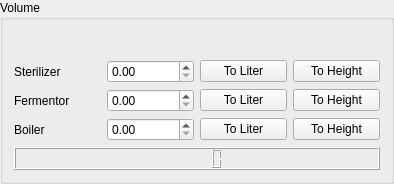
<?xml version="1.0" encoding="UTF-8"?>
<ui version="4.0">
 <class>DruidVolume</class>
 <widget class="QGroupBox" name="DruidVolume">
  <property name="geometry">
   <rect>
    <x>0</x>
    <y>0</y>
    <width>394</width>
    <height>182</height>
   </rect>
  </property>
  <property name="windowTitle">
   <string>GroupBox</string>
  </property>
  <property name="title">
   <string>Volume</string>
  </property>
  <layout class="QGridLayout" name="gridLayout">
   <property name="topMargin">
    <number>40</number>
   </property>
   <item row="2" column="0">
    <widget class="QLabel" name="label_3">
     <property name="text">
      <string>Fermentor</string>
     </property>
    </widget>
   </item>
   <item row="2" column="1">
    <widget class="QDoubleSpinBox" name="_value_fermentor"/>
   </item>
   <item row="2" column="2">
    <widget class="QPushButton" name="_fermentor_to_volume">
     <property name="text">
      <string>To Liter</string>
     </property>
    </widget>
   </item>
   <item row="3" column="0">
    <widget class="QLabel" name="label_4">
     <property name="text">
      <string>Boiler</string>
     </property>
    </widget>
   </item>
   <item row="3" column="1">
    <widget class="QDoubleSpinBox" name="_value_boiler"/>
   </item>
   <item row="3" column="2">
    <widget class="QPushButton" name="_boiler_to_volume">
     <property name="text">
      <string>To Liter</string>
     </property>
    </widget>
   </item>
   <item row="1" column="1">
    <widget class="QDoubleSpinBox" name="_value_sterilizer"/>
   </item>
   <item row="1" column="0">
    <widget class="QLabel" name="label_5">
     <property name="text">
      <string>Sterilizer</string>
     </property>
    </widget>
   </item>
   <item row="1" column="2">
    <widget class="QPushButton" name="_sterilizer_to_volume">
     <property name="text">
      <string>To Liter</string>
     </property>
    </widget>
   </item>
   <item row="1" column="3">
    <widget class="QPushButton" name="_sterilizer_to_height">
     <property name="text">
      <string>To Height</string>
     </property>
    </widget>
   </item>
   <item row="4" column="0" colspan="4">
    <widget class="QLCDNumber" name="_lcd"/>
   </item>
   <item row="2" column="3">
    <widget class="QPushButton" name="_fermentor_to_height">
     <property name="text">
      <string>To Height</string>
     </property>
    </widget>
   </item>
   <item row="3" column="3">
    <widget class="QPushButton" name="_boiler_to_height">
     <property name="text">
      <string>To Height</string>
     </property>
    </widget>
   </item>
  </layout>
 </widget>
 <resources/>
 <connections/>
</ui>
